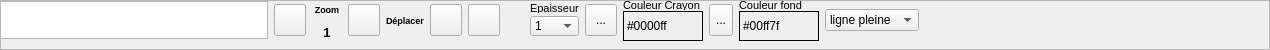
           <widget class="QFrame" name="frame_10">
            <property name="minimumSize">
             <size>
              <width>400</width>
              <height>40</height>
             </size>
            </property>
            <property name="maximumSize">
             <size>
              <width>1677215</width>
              <height>16777215</height>
             </size>
            </property>
            <property name="frameShape">
             <enum>QFrame::StyledPanel</enum>
            </property>
            <property name="frameShadow">
             <enum>QFrame::Raised</enum>
            </property>
            <property name="lineWidth">
             <number>0</number>
            </property>
            <widget class="QWidget" name="layout_Widget">
             <property name="geometry">
              <rect>
               <x>530</x>
               <y>0</y>
               <width>731</width>
               <height>41</height>
              </rect>
             </property>
             <layout class="QHBoxLayout" name="horizontalLayout_paramObjet">
              <item>
               <layout class="QVBoxLayout" name="verticalLayout_3">
                <property name="spacing">
                 <number>0</number>
                </property>
                <item>
                 <widget class="QLabel" name="label_51">
                  <property name="sizePolicy">
                   <sizepolicy hsizetype="Minimum" vsizetype="Minimum">
                    <horstretch>0</horstretch>
                    <verstretch>0</verstretch>
                   </sizepolicy>
                  </property>
                  <property name="minimumSize">
                   <size>
                    <width>20</width>
                    <height>0</height>
                   </size>
                  </property>
                  <property name="maximumSize">
                   <size>
                    <width>60</width>
                    <height>10</height>
                   </size>
                  </property>
                  <property name="sizeIncrement">
                   <size>
                    <width>30</width>
                    <height>0</height>
                   </size>
                  </property>
                  <property name="font">
                   <font>
                    <pointsize>8</pointsize>
                   </font>
                  </property>
                  <property name="text">
                   <string>Epaisseur</string>
                  </property>
                 </widget>
                </item>
                <item>
                 <widget class="QComboBox" name="comboBox_epaisseurLignes_P">
                  <property name="sizePolicy">
                   <sizepolicy hsizetype="Minimum" vsizetype="Minimum">
                    <horstretch>0</horstretch>
                    <verstretch>0</verstretch>
                   </sizepolicy>
                  </property>
                  <property name="minimumSize">
                   <size>
                    <width>20</width>
                    <height>18</height>
                   </size>
                  </property>
                  <property name="maximumSize">
                   <size>
                    <width>60</width>
                    <height>20</height>
                   </size>
                  </property>
                  <property name="sizeIncrement">
                   <size>
                    <width>30</width>
                    <height>0</height>
                   </size>
                  </property>
                  <property name="toolTip">
                   <string>Définir l'épaisseur de la ligne</string>
                  </property>
                  <item>
                   <property name="text">
                    <string>1</string>
                   </property>
                  </item>
                  <item>
                   <property name="text">
                    <string>2</string>
                   </property>
                  </item>
                  <item>
                   <property name="text">
                    <string>3</string>
                   </property>
                  </item>
                  <item>
                   <property name="text">
                    <string>4</string>
                   </property>
                  </item>
                  <item>
                   <property name="text">
                    <string>5</string>
                   </property>
                  </item>
                  <item>
                   <property name="text">
                    <string>6</string>
                   </property>
                  </item>
                  <item>
                   <property name="text">
                    <string>7</string>
                   </property>
                  </item>
                  <item>
                   <property name="text">
                    <string>8</string>
                   </property>
                  </item>
                  <item>
                   <property name="text">
                    <string>9</string>
                   </property>
                  </item>
                  <item>
                   <property name="text">
                    <string>10</string>
                   </property>
                  </item>
                 </widget>
                </item>
               </layout>
              </item>
              <item>
               <widget class="QToolButton" name="toolButton_CouleurCrayon">
                <property name="minimumSize">
                 <size>
                  <width>32</width>
                  <height>32</height>
                 </size>
                </property>
                <property name="maximumSize">
                 <size>
                  <width>32</width>
                  <height>32</height>
                 </size>
                </property>
                <property name="toolTip">
                 <string>Choisir la couleur des lignes et caractères</string>
                </property>
                <property name="text">
                 <string>...</string>
                </property>
                <property name="icon">
                 <iconset resource="libreJardin.qrc">
                  <normaloff>:/images/textcolor.png</normaloff>:/images/textcolor.png</iconset>
                </property>
                <property name="iconSize">
                 <size>
                  <width>32</width>
                  <height>32</height>
                 </size>
                </property>
               </widget>
              </item>
              <item>
               <layout class="QVBoxLayout" name="verticalLayout_15">
                <property name="spacing">
                 <number>1</number>
                </property>
                <item>
                 <widget class="QLabel" name="label_49">
                  <property name="maximumSize">
                   <size>
                    <width>16777215</width>
                    <height>10</height>
                   </size>
                  </property>
                  <property name="font">
                   <font>
                    <pointsize>8</pointsize>
                   </font>
                  </property>
                  <property name="text">
                   <string>Couleur Crayon</string>
                  </property>
                 </widget>
                </item>
                <item>
                 <widget class="QLabel" name="label_couleurPolyline_Pen">
                  <property name="minimumSize">
                   <size>
                    <width>80</width>
                    <height>0</height>
                   </size>
                  </property>
                  <property name="maximumSize">
                   <size>
                    <width>80</width>
                    <height>16777215</height>
                   </size>
                  </property>
                  <property name="toolTip">
                   <string>Couleur du trait de la parcelle ou ligne</string>
                  </property>
                  <property name="frameShape">
                   <enum>QFrame::Panel</enum>
                  </property>
                  <property name="text">
                   <string>#0000ff</string>
                  </property>
                 </widget>
                </item>
               </layout>
              </item>
              <item>
               <widget class="QToolButton" name="toolButton_CouleurFond">
                <property name="maximumSize">
                 <size>
                  <width>32</width>
                  <height>32</height>
                 </size>
                </property>
                <property name="toolTip">
                 <string>Choisir la couleur de la parcelle</string>
                </property>
                <property name="text">
                 <string>...</string>
                </property>
                <property name="icon">
                 <iconset resource="libreJardin.qrc">
                  <normaloff>:/images/colorpalette.png</normaloff>:/images/colorpalette.png</iconset>
                </property>
                <property name="iconSize">
                 <size>
                  <width>32</width>
                  <height>32</height>
                 </size>
                </property>
               </widget>
              </item>
              <item>
               <layout class="QVBoxLayout" name="verticalLayout_16">
                <property name="spacing">
                 <number>1</number>
                </property>
                <item>
                 <widget class="QLabel" name="label_50">
                  <property name="maximumSize">
                   <size>
                    <width>16777215</width>
                    <height>10</height>
                   </size>
                  </property>
                  <property name="font">
                   <font>
                    <pointsize>8</pointsize>
                   </font>
                  </property>
                  <property name="text">
                   <string>Couleur fond</string>
                  </property>
                 </widget>
                </item>
                <item>
                 <widget class="QLabel" name="label_couleurPolyline_P_background">
                  <property name="minimumSize">
                   <size>
                    <width>80</width>
                    <height>0</height>
                   </size>
                  </property>
                  <property name="maximumSize">
                   <size>
                    <width>80</width>
                    <height>16777215</height>
                   </size>
                  </property>
                  <property name="toolTip">
                   <string>Couleur du fond de la parcelle</string>
                  </property>
                  <property name="frameShape">
                   <enum>QFrame::Panel</enum>
                  </property>
                  <property name="text">
                   <string>#00ff7f</string>
                  </property>
                 </widget>
                </item>
               </layout>
              </item>
              <item>
               <widget class="QComboBox" name="comboBox_typeLigne_P">
                <property name="toolTip">
                 <string>Définir le type de ligne</string>
                </property>
                <item>
                 <property name="text">
                  <string>ligne pleine</string>
                 </property>
                </item>
                <item>
                 <property name="text">
                  <string>tirets longs</string>
                 </property>
                </item>
                <item>
                 <property name="text">
                  <string>tirets courts</string>
                 </property>
                </item>
                <item>
                 <property name="text">
                  <string>axe</string>
                 </property>
                </item>
               </widget>
              </item>
              <item>
               <spacer name="horizontalSpacer">
                <property name="orientation">
                 <enum>Qt::Horizontal</enum>
                </property>
                <property name="sizeHint" stdset="0">
                 <size>
                  <width>40</width>
                  <height>20</height>
                 </size>
                </property>
               </spacer>
              </item>
             </layout>
            </widget>
            <widget class="QWidget" name="layoutWidget">
             <property name="geometry">
              <rect>
               <x>0</x>
               <y>0</y>
               <width>500</width>
               <height>41</height>
              </rect>
             </property>
             <layout class="QHBoxLayout" name="horizontalLayout_4">
              <item>
               <widget class="QTextEdit" name="textEdit_plan_commentaires">
                <property name="minimumSize">
                 <size>
                  <width>250</width>
                  <height>25</height>
                 </size>
                </property>
                <property name="maximumSize">
                 <size>
                  <width>300</width>
                  <height>38</height>
                 </size>
                </property>
                <property name="toolTip">
                 <string>Observations sur la parcelle sélectionnée</string>
                </property>
                <property name="frameShape">
                 <enum>QFrame::StyledPanel</enum>
                </property>
               </widget>
              </item>
              <item>
               <widget class="QPushButton" name="pushButton_zoomIn">
                <property name="minimumSize">
                 <size>
                  <width>32</width>
                  <height>32</height>
                 </size>
                </property>
                <property name="maximumSize">
                 <size>
                  <width>32</width>
                  <height>32</height>
                 </size>
                </property>
                <property name="font">
                 <font>
                  <pointsize>16</pointsize>
                 </font>
                </property>
                <property name="toolTip">
                 <string>Zoom +</string>
                </property>
                <property name="text">
                 <string/>
                </property>
                <property name="icon">
                 <iconset resource="libreJardin.qrc">
                  <normaloff>:/images/zoomin.png</normaloff>:/images/zoomin.png</iconset>
                </property>
                <property name="iconSize">
                 <size>
                  <width>28</width>
                  <height>28</height>
                 </size>
                </property>
               </widget>
              </item>
              <item>
               <layout class="QVBoxLayout" name="verticalLayout_25">
                <item>
                 <widget class="QLabel" name="label_53">
                  <property name="font">
                   <font>
                    <pointsize>7</pointsize>
                    <weight>75</weight>
                    <bold>true</bold>
                   </font>
                  </property>
                  <property name="text">
                   <string>Zoom</string>
                  </property>
                  <property name="alignment">
                   <set>Qt::AlignCenter</set>
                  </property>
                 </widget>
                </item>
                <item>
                 <widget class="QLabel" name="label_zoom">
                  <property name="minimumSize">
                   <size>
                    <width>30</width>
                    <height>0</height>
                   </size>
                  </property>
                  <property name="font">
                   <font>
                    <pointsize>10</pointsize>
                    <weight>75</weight>
                    <bold>true</bold>
                   </font>
                  </property>
                  <property name="toolTip">
                   <string>Ratio du zoom</string>
                  </property>
                  <property name="text">
                   <string>1</string>
                  </property>
                  <property name="alignment">
                   <set>Qt::AlignCenter</set>
                  </property>
                 </widget>
                </item>
               </layout>
              </item>
              <item>
               <widget class="QPushButton" name="pushButton_ZoomOut">
                <property name="minimumSize">
                 <size>
                  <width>32</width>
                  <height>32</height>
                 </size>
                </property>
                <property name="maximumSize">
                 <size>
                  <width>32</width>
                  <height>32</height>
                 </size>
                </property>
                <property name="font">
                 <font>
                  <pointsize>16</pointsize>
                 </font>
                </property>
                <property name="toolTip">
                 <string>Zoom -</string>
                </property>
                <property name="text">
                 <string/>
                </property>
                <property name="icon">
                 <iconset resource="libreJardin.qrc">
                  <normaloff>:/images/zoomout.png</normaloff>:/images/zoomout.png</iconset>
                </property>
                <property name="iconSize">
                 <size>
                  <width>28</width>
                  <height>28</height>
                 </size>
                </property>
               </widget>
              </item>
              <item>
               <widget class="QLabel" name="label_54">
                <property name="font">
                 <font>
                  <pointsize>7</pointsize>
                  <weight>75</weight>
                  <bold>true</bold>
                 </font>
                </property>
                <property name="text">
                 <string>Déplacer</string>
                </property>
               </widget>
              </item>
              <item>
               <widget class="QPushButton" name="pushButton_fleche">
                <property name="minimumSize">
                 <size>
                  <width>32</width>
                  <height>32</height>
                 </size>
                </property>
                <property name="maximumSize">
                 <size>
                  <width>32</width>
                  <height>32</height>
                 </size>
                </property>
                <property name="toolTip">
                 <string>Ne pas déplacer le plan avec la souris</string>
                </property>
                <property name="text">
                 <string/>
                </property>
                <property name="icon">
                 <iconset resource="libreJardin.qrc">
                  <normaloff>:/images/icones/fleche.png</normaloff>:/images/icones/fleche.png</iconset>
                </property>
                <property name="iconSize">
                 <size>
                  <width>28</width>
                  <height>28</height>
                 </size>
                </property>
               </widget>
              </item>
              <item>
               <widget class="QPushButton" name="pushButton_Deplace">
                <property name="minimumSize">
                 <size>
                  <width>32</width>
                  <height>32</height>
                 </size>
                </property>
                <property name="maximumSize">
                 <size>
                  <width>32</width>
                  <height>32</height>
                 </size>
                </property>
                <property name="toolTip">
                 <string>Déplacer le plan avec la souris</string>
                </property>
                <property name="text">
                 <string/>
                </property>
                <property name="icon">
                 <iconset resource="libreJardin.qrc">
                  <normaloff>:/images/icones/deplace.png</normaloff>:/images/icones/deplace.png</iconset>
                </property>
                <property name="iconSize">
                 <size>
                  <width>28</width>
                  <height>28</height>
                 </size>
                </property>
               </widget>
              </item>
             </layout>
            </widget>
           </widget>
